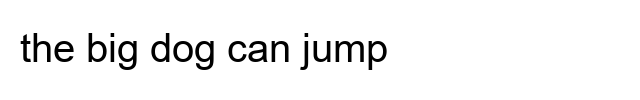
#> input picture ml-models/scripts/test_handwriting_sample.png, 640 x 100 px
$ python preprocess_data.py --input_dir . --output_dir out
#> lines starting #> are read from the running program, lines starting #| are printed output that depends on the picture
"""
Preprocessing Script for Handwriting Datasets
Handles resizing, grayscale conversion, denoising, and normalization
"""

import os
import cv2
import numpy as np
from pathlib import Path
from tqdm import tqdm
import argparse
import shutil
from typing import Tuple, Optional


class HandwritingPreprocessor:
    """
    Preprocesses handwriting images for ML training.
    Applies: resize, grayscale, denoise, normalize
    """

    def __init__(
        self,
        target_size: Tuple[int, int] = (640, 640),
        denoise: bool = True,
        normalize: bool = True,
        grayscale: bool = True
    ):
        """
        Initialize preprocessor with configuration.

        Args:
            target_size: Target image dimensions (width, height)
            denoise: Whether to apply denoising
            normalize: Whether to normalize pixel values to [0, 1]
            grayscale: Whether to convert to grayscale
        """
        self.target_size = target_size
        self.denoise = denoise
        self.normalize = normalize
        self.grayscale = grayscale

    def preprocess_image(self, image_path: str) -> Optional[np.ndarray]:
        """
        Preprocess a single image.

        Args:
            image_path: Path to input image

        Returns:
            Preprocessed image as numpy array, or None if processing fails
        """
        try:
            # Read image
            img = cv2.imread(image_path)
            if img is None:
                print(f"Warning: Could not read image {image_path}")
                return None

            # Convert to grayscale if specified
            if self.grayscale:
                img = cv2.cvtColor(img, cv2.COLOR_BGR2GRAY)

            # Resize to target dimensions
            img = cv2.resize(img, self.target_size, interpolation=cv2.INTER_AREA)

            # Apply denoising if specified
            if self.denoise:
                if self.grayscale:
                    # For grayscale images
                    img = cv2.fastNlMeansDenoising(img, None, h=10, templateWindowSize=7, searchWindowSize=21)
                else:
                    # For color images
                    img = cv2.fastNlMeansDenoisingColored(img, None, h=10, hColor=10, templateWindowSize=7, searchWindowSize=21)

            # Normalize pixel values to [0, 1] if specified
            if self.normalize:
                img = img.astype(np.float32) / 255.0

            return img

        except Exception as e:
            print(f"Error processing {image_path}: {str(e)}")
            return None

    def process_dataset(
        self,
        input_dir: str,
        output_dir: str,
        preserve_structure: bool = True,
        file_extensions: Tuple[str] = ('.jpg', '.jpeg', '.png', '.bmp')
    ):
        """
        Process entire dataset directory.

        Args:
            input_dir: Input directory containing images
            output_dir: Output directory for processed images
            preserve_structure: Whether to preserve subdirectory structure
            file_extensions: Tuple of valid file extensions
        """
#> called with input_dir = '.', output_dir = 'out', preserve_structure = True, file_extensions = ('.jpg', '.jpeg', '.png', '.bmp')
        input_path = Path(input_dir)
        output_path = Path(output_dir)

        # Create output directory
        output_path.mkdir(parents=True, exist_ok=True)

        # Find all image files
        image_files = []
        for ext in file_extensions:
            image_files.extend(input_path.rglob(f"*{ext}"))
#> pass 2 of the loop in process_dataset, `for ext in file_extensions:`:

        print(f"Found {len(image_files)} images to process")

        # Process images with progress bar
        processed_count = 0
        failed_count = 0

        for img_path in tqdm(image_files, desc="Processing images"):
            # Determine output path
            if preserve_structure:
                relative_path = img_path.relative_to(input_path)
                out_img_path = output_path / relative_path
            else:
                out_img_path = output_path / img_path.name

            # Create output subdirectory if needed
            out_img_path.parent.mkdir(parents=True, exist_ok=True)

            # Preprocess image
            processed_img = self.preprocess_image(str(img_path))
#> in preprocess_image, img is the input picture: shape (100, 640, 3); min 0, max 255, mean 242.7
#> in preprocess_image, `img = cv2.resize(img, self.target_size, interpolation=cv2.INTER_AREA)`:
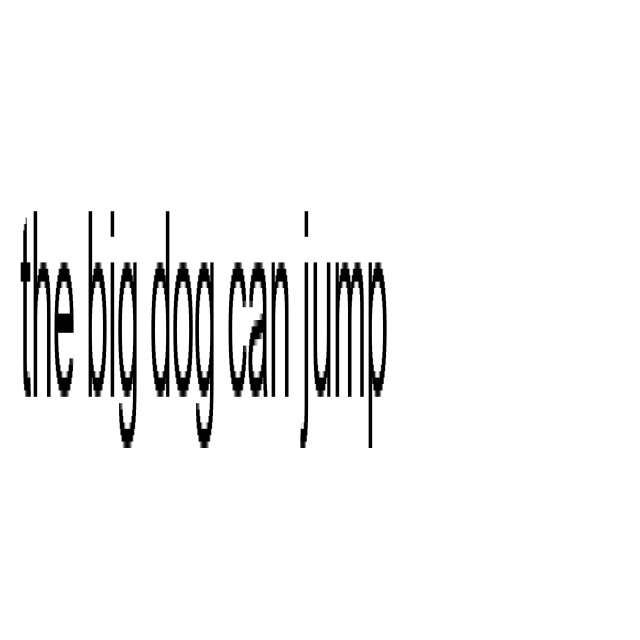
#> img: shape (640, 640); min 0, max 255, mean 242.7

            if processed_img is not None:
                # Save processed image
                # Note: If normalized, scale back to 0-255 for saving
                if self.normalize:
                    save_img = (processed_img * 255).astype(np.uint8)
                else:
                    save_img = processed_img

                cv2.imwrite(str(out_img_path), save_img)
                processed_count += 1
            else:
                failed_count += 1
#> pass 2 of the loop in process_dataset, `for img_path in tqdm(image_files, desc="Processing images"):`:
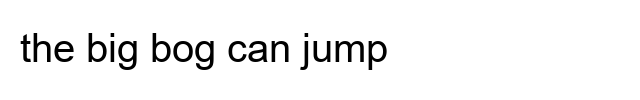
#> input picture ml-models/scripts/test_reversal_sample.png, 640 x 100 px
#> in preprocess_image, img is the input picture: shape (100, 640, 3); min 0, max 255, mean 242.7
#> in preprocess_image (call 2), `img = cv2.resize(img, self.target_size, interpolation=cv2.INTER_AREA)`:
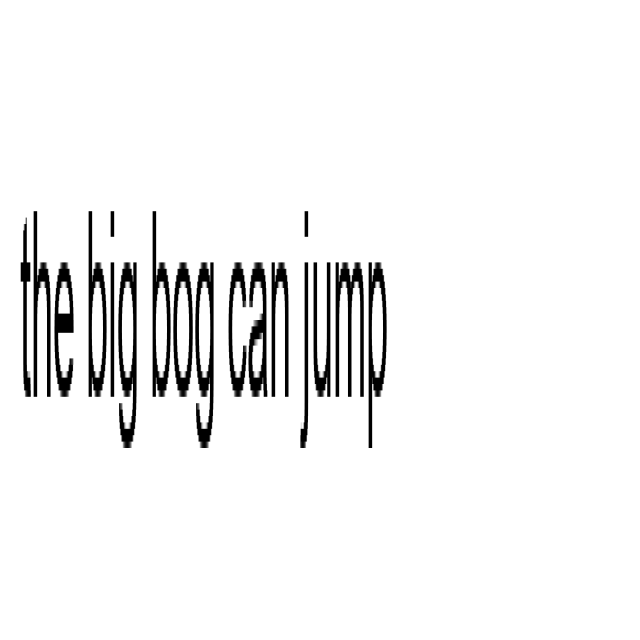
#> img: shape (640, 640); min 0, max 255, mean 242.7

        print(f"\nProcessing complete!")
        print(f"Successfully processed: {processed_count}")
        print(f"Failed: {failed_count}")

        return processed_count, failed_count

    def copy_labels(self, input_dir: str, output_dir: str):
        """
        Copy label files (for YOLO format) to output directory.

        Args:
            input_dir: Input directory containing labels
            output_dir: Output directory for labels
        """
        input_path = Path(input_dir)
        output_path = Path(output_dir)

        if not input_path.exists():
            print(f"Warning: Label directory {input_dir} does not exist")
            return

        output_path.mkdir(parents=True, exist_ok=True)

        # Find all .txt label files
        label_files = list(input_path.rglob("*.txt"))

        print(f"Copying {len(label_files)} label files...")

        for label_path in tqdm(label_files, desc="Copying labels"):
            relative_path = label_path.relative_to(input_path)
            out_label_path = output_path / relative_path
            out_label_path.parent.mkdir(parents=True, exist_ok=True)
            shutil.copy2(str(label_path), str(out_label_path))

        print("Label copying complete!")


def main():
    """Main function to run preprocessing from command line."""
    parser = argparse.ArgumentParser(description="Preprocess handwriting images for ML training")

    parser.add_argument(
        '--input_dir',
        type=str,
        required=True,
        help='Input directory containing images'
    )
    parser.add_argument(
        '--output_dir',
        type=str,
        required=True,
        help='Output directory for processed images'
    )
    parser.add_argument(
        '--size',
        type=int,
        default=640,
        help='Target image size (default: 640)'
    )
    parser.add_argument(
        '--no-denoise',
        action='store_true',
        help='Disable denoising'
    )
    parser.add_argument(
        '--no-normalize',
        action='store_true',
        help='Disable normalization'
    )
    parser.add_argument(
        '--no-grayscale',
        action='store_true',
        help='Keep color (do not convert to grayscale)'
    )
    parser.add_argument(
        '--flat-structure',
        action='store_true',
        help='Do not preserve directory structure'
    )
    parser.add_argument(
        '--copy-labels',
        type=str,
        default=None,
        help='Directory containing labels to copy (for YOLO format)'
    )

    args = parser.parse_args()

    # Initialize preprocessor
    preprocessor = HandwritingPreprocessor(
        target_size=(args.size, args.size),
        denoise=not args.no_denoise,
        normalize=not args.no_normalize,
        grayscale=not args.no_grayscale
    )

    # Process dataset
    print(f"Preprocessing images from {args.input_dir} to {args.output_dir}")
    print(f"Configuration:")
    print(f"  - Size: {args.size}x{args.size}")
    print(f"  - Denoise: {not args.no_denoise}")
    print(f"  - Normalize: {not args.no_normalize}")
    print(f"  - Grayscale: {not args.no_grayscale}")
    print()

    preprocessor.process_dataset(
        input_dir=args.input_dir,
        output_dir=args.output_dir,
        preserve_structure=not args.flat_structure
    )

    # Copy labels if specified
    if args.copy_labels:
        print(f"\nCopying labels from {args.copy_labels}")
        preprocessor.copy_labels(args.copy_labels, args.output_dir.replace('images', 'labels'))


if __name__ == "__main__":
    main()
